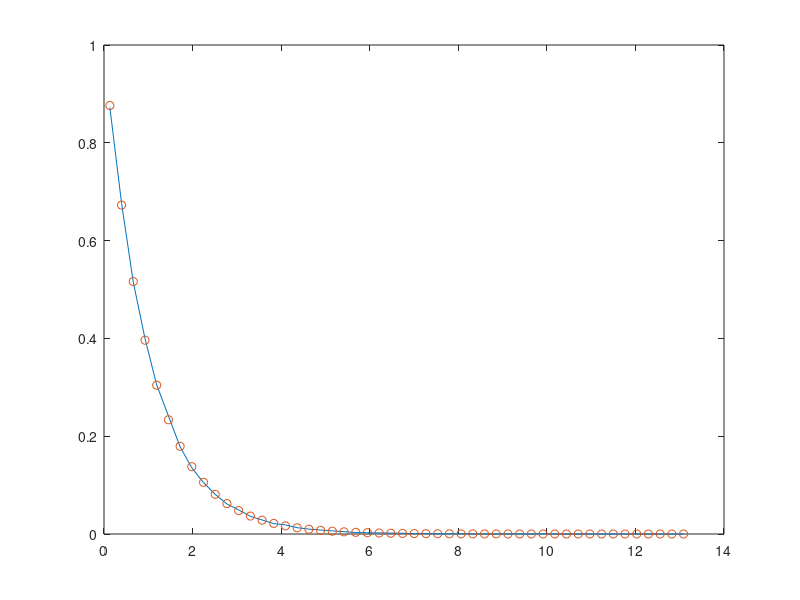

This chart was generated by the following MATLAB code:
%demonstrate that inverse method approximates
%pdf for p(x) = exp(-x) on [0,inf]
%cdf is thus P(x) = 1 - exp(-x)
%and 
% P^-1(x) = -log(1-U)

n=100000;
f = zeros(1,n);
for i=1:n
    U = rand;
    f(i) = -log(1-U);
end

[N,x] = hist(f,50);
dx = x(2)-x(1);
plot(x,N/(n*dx));
hold on;
plot(x,exp(-x),'o');
hold off;

